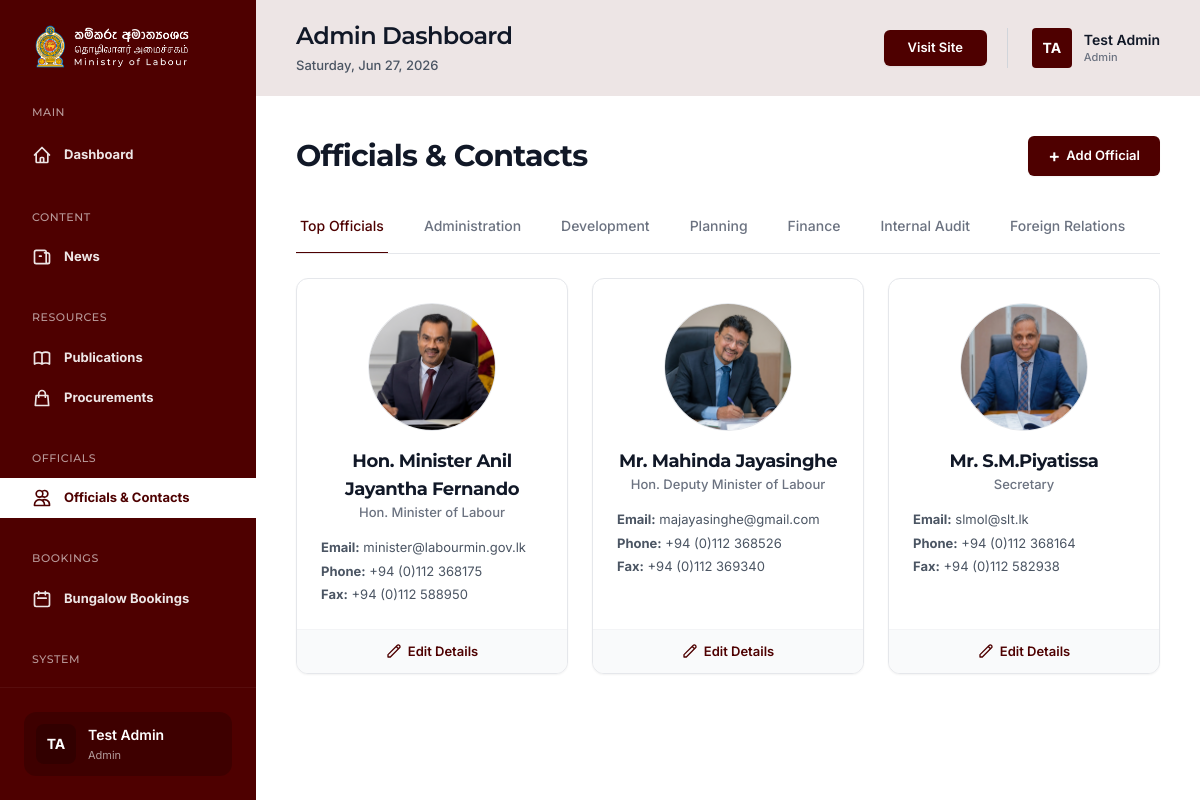
/admin/officials.php (signed in), run on the app's committed database.
### tables this page shows
CREATE TABLE `divisions` (
  `id` int(11) NOT NULL AUTO_INCREMENT,
  `slug` varchar(50) NOT NULL,
  `title` varchar(100) NOT NULL,
  `sort_order` int(11) NOT NULL DEFAULT 0,
  PRIMARY KEY (`id`),
  UNIQUE KEY `slug` (`slug`)
);

CREATE TABLE `officials` (
  `id` int(11) NOT NULL AUTO_INCREMENT,
  `category` enum('top','division') NOT NULL,
  `top_role` enum('minister','deputy_minister','secretary') DEFAULT NULL,
  `division_id` int(11) DEFAULT NULL,
  `title` varchar(150) NOT NULL,
  `name` varchar(150) NOT NULL,
  `designation` varchar(200) DEFAULT NULL,
  `email` varchar(150) DEFAULT NULL,
  `phone` varchar(50) DEFAULT NULL,
  `fax` varchar(50) DEFAULT NULL,
  `image_path` varchar(255) DEFAULT NULL,
  `sort_order` int(11) NOT NULL DEFAULT 0,
  `is_active` tinyint(1) NOT NULL DEFAULT 1,
  `created_at` timestamp NULL DEFAULT current_timestamp(),
  `updated_at` timestamp NULL DEFAULT current_timestamp() ON UPDATE current_timestamp(),
  PRIMARY KEY (`id`),
  KEY `division_id` (`division_id`),
  CONSTRAINT `officials_division_fk` FOREIGN KEY (`division_id`) REFERENCES `divisions` (`id`) ON DELETE SET NULL
);

### includes/officials-service.php (called while the page is built, shortened)
<?php
function getTopOfficials(PDO $pdo): array {
    $stmt = $pdo->prepare("SELECT * FROM officials WHERE category = 'top' AND is_active = 1 ORDER BY sort_order ASC");
    $stmt->execute();
    $rows = $stmt->fetchAll(PDO::FETCH_ASSOC);
    return $rows;
}
function getDivisions(PDO $pdo): array {
    $stmt = $pdo->prepare("SELECT * FROM divisions ORDER BY sort_order ASC");
    $stmt->execute();
    $divisions = $stmt->fetchAll(PDO::FETCH_ASSOC);
    $stmt = $pdo->prepare("SELECT * FROM officials WHERE category = 'division' AND is_active = 1 ORDER BY sort_order ASC");
    $stmt->execute();
    $allOfficials = $stmt->fetchAll(PDO::FETCH_ASSOC);
    $officialsByDivision = [];
    foreach ($allOfficials as $official) {
        $officialsByDivision[$official['division_id']][] = $official;
    }
    foreach ($divisions as &$div) {
        $dbId = $div['id'];
        $div['id'] = $div['slug'] . '-tab';
        if ($div['slug'] === 'administration') $div['id'] = 'admin-tab';
        if ($div['slug'] === 'development') $div['id'] = 'dev-tab';
        $div_people = $officialsByDivision[$dbId] ?? [];
    }
    return $divisions;
}

### admin/officials.php (the view, shortened to what this page needs)
<?php
require_once 'includes/db.php';
require_once '../includes/officials-service.php';
$topOfficials = getTopOfficials($pdo);
$divisions = getDivisions($pdo);
include 'includes/header.php';
?>
<?php include 'includes/sidebar.php'; ?>
<div class="flex-1 flex flex-col min-w-0 bg-white relative z-10">
    <?php include 'includes/topbar.php'; ?>
    <main class="flex-1 overflow-x-hidden overflow-y-auto p-4 md:p-10">
        <div class="flex justify-between items-center mb-6">
            <h2 class="text-3xl font-bold font-montserrat text-gray-900">Officials & Contacts</h2>
            <button onclick="openModal('division', null)" class="bg-[#4E0000] text-white px-5 py-2.5 rounded-md text-[13px] font-semibold hover:bg-[#320000] transition-colors shadow-sm flex items-center">
                <span class="mr-1.5 text-lg leading-none">+</span> Add Official
            </button>
        </div>
        <div class="border-b border-gray-200 mb-6 overflow-x-auto whitespace-nowrap">
            <nav class="-mb-px flex space-x-8" aria-label="Tabs" id="officials-tabs">
                <button onclick="switchTab('top')" class="tab-btn active border-[#4E0000] text-[#4E0000] whitespace-nowrap py-4 px-1 border-b-2 font-medium text-sm transition-colors">
                    Top Officials
                </button>
                <?php foreach ($divisions as $div): ?>
                <button onclick="switchTab('div-<?= $div['id_db'] ?? $div['id'] ?>')" class="tab-btn border-transparent text-gray-500 hover:text-gray-700 hover:border-gray-300 whitespace-nowrap py-4 px-1 border-b-2 font-medium text-sm transition-colors" data-div-id="<?= $div['id_db'] ?? $div['id'] ?>">
                    <?= htmlspecialchars($div['title']) ?>
                </button>
                <?php endforeach; ?>
            </nav>
        </div>
        <div id="tab-top" class="tab-content active">
            <div class="grid grid-cols-1 md:grid-cols-3 gap-6">
                <?php foreach ($topOfficials as $official): ?>
                <div class="bg-white rounded-xl border border-gray-200 shadow-sm overflow-hidden flex flex-col">
                    <div class="p-6 flex-1 text-center">
                        <?php if ($official['image_path'] && file_exists('../' . $official['image_path'])): ?>
                            <img src="../<?= htmlspecialchars($official['image_path']) ?>" class="w-32 h-32 rounded-full object-cover mx-auto mb-4 border border-gray-200">
                        <?php else: ?>
                            <div class="w-32 h-32 rounded-full bg-gray-100 flex items-center justify-center mx-auto mb-4">
                                <span class="text-gray-400">No Image</span>
                            </div>
                        <?php endif; ?>
                        <h3 class="text-lg font-bold text-gray-900"><?= htmlspecialchars($official['name']) ?></h3>
                        <p class="text-[13px] text-gray-500 mb-2 font-medium"><?= htmlspecialchars($official['title']) ?></p>
                        <div class="text-[13px] text-gray-600 mt-4 text-left space-y-1">
                            <?php if ($official['email']): ?><p><strong>Email:</strong> <?= htmlspecialchars($official['email']) ?></p><?php endif; ?>
                            <?php if ($official['phone']): ?><p><strong>Phone:</strong> <?= htmlspecialchars($official['phone']) ?></p><?php endif; ?>
                            <?php if ($official['fax']): ?><p><strong>Fax:</strong> <?= htmlspecialchars($official['fax']) ?></p><?php endif; ?>
                        </div>
                    </div>
                    <div class="border-t border-gray-100 bg-gray-50 px-6 py-3 flex justify-center">
                        <button onclick="openModal('top', <?= htmlspecialchars(json_encode($official)) ?>)" class="text-[#4E0000] hover:text-[#320000] text-[13px] font-semibold flex items-center">
                            <svg class="w-4 h-4 mr-1.5" fill="none" stroke="currentColor" viewBox="0 0 24 24"><path stroke-linecap="round" stroke-linejoin="round" stroke-width="2" d="M15.232 5.232l3.536 3.536m-2.036-5.036a2.5 2.5 0 113.536 3.536L6.5 21.036H3v-3.572L16.732 3.732z"></path></svg>
                            Edit Details
                        </button>
                    </div>
                </div>
                <?php endforeach; ?>
            </div>
        </div>
    </main>
</div>
<?php include 'includes/footer.php'; ?>

### admin/officials.php (style rules this page uses)
.tab-content { display: none; }
.tab-content.active { display: block; }

### data on the page
divisions: title "Administration"
divisions: title "Development"
divisions: title "Planning"
divisions: title "Finance"
divisions: title "Internal Audit"
divisions: title "Foreign Relations"
officials: image_path (picture), name "Hon. Minister Anil Jayantha Fernando", title "Hon. Minister of Labour", email "minister@labourmin.gov.lk", phone "+94 (0)112 368175", fax "+94 (0)112 588950"
officials: image_path (picture), name "Mr. Mahinda Jayasinghe", title "Hon. Deputy Minister of Labour", email "majayasinghe@gmail.com", phone "+94 (0)112 368526", fax "+94 (0)112 369340"
officials: image_path (picture), name "Mr. S.M.Piyatissa", title "Secretary", email "slmol@slt.lk", phone "+94 (0)112 368164", fax "+94 (0)112 582938"

### other printed values
getInitials($sidebarUser['name'] ?? 'Admin') "TA"
$sidebarUser['name'] "Test Admin"
str_replace('_', ' ', $sidebarUser['role'] ?? 'Admin') "Admin"
getInitials($currentUser['name'] ?? 'Admin') "TA"
$currentUser['name'] "Test Admin"
str_replace('_', ' ', $currentUser['role'] ?? 'Admin') "Admin"
